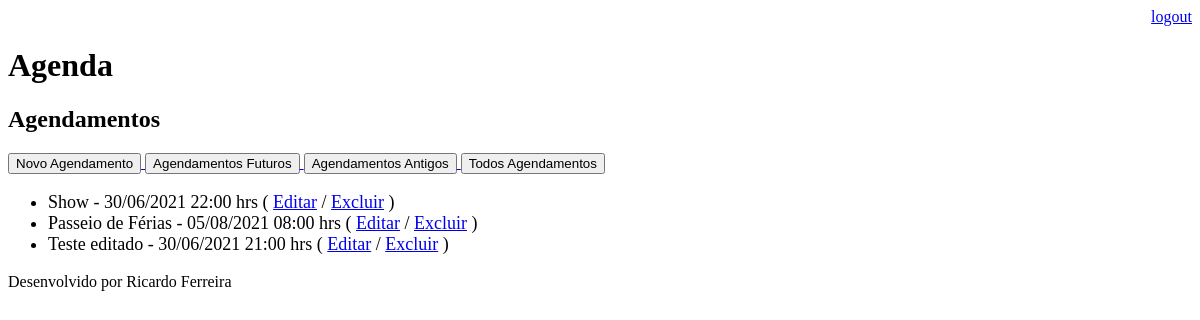
/agenda/ (signed in), run on an earlier commit of the app's database.
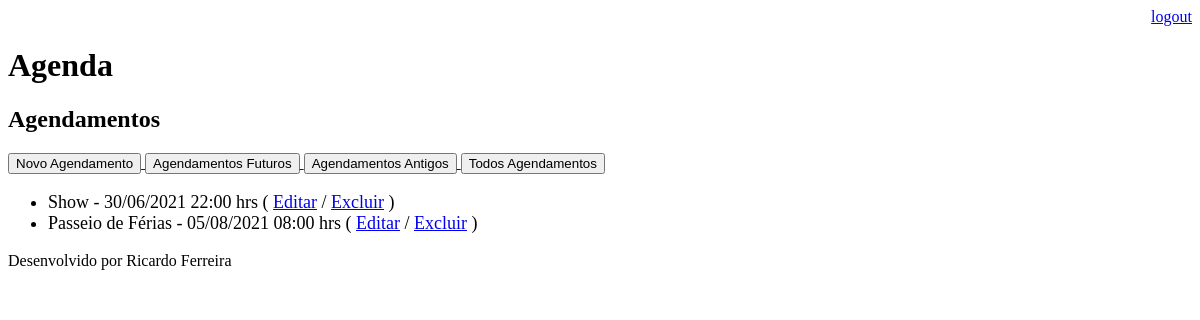
And on a later commit of the database.
### core/models.py (models this page shows, shortened)
class Evento(models.Model):
    titulo = models.CharField(max_length=100)
    descricao = models.TextField(blank=True, null=True)
    data_evento = models.DateTimeField(verbose_name='Data do Evendo')
    data_criacao = models.DateTimeField(auto_now=True)
    local_evento = models.CharField(max_length=100, blank=True, null=True)
    usuario = models.ForeignKey(User, on_delete=models.CASCADE)
    class Meta:
        db_table = 'evento'
    def get_data_evento(self):
        return self.data_evento.strftime('%d/%m/%Y %H:%M hrs')
    def get_evento_atrasado(self):
        if self.data_evento < datetime.now():
            return True
        else:
            return False
    def get_evento_proximo(self):
        data_atual = self.data_evento - timedelta(hours=1)
        if datetime.now() > data_atual:
            return True
        else:
            return False

### core/views.py (the view)
# urls.py: path('agenda/', views.lista_eventos),
@login_required(login_url='/login/')
def lista_eventos(request):
    usuario = request.user
    data_atual = datetime.now() - timedelta(hours=1)
    evento = Evento.objects.filter(usuario=usuario,
                                   data_evento__gt=data_atual)
    dados = {'eventos':evento}
    return render(request, 'agenda.html', dados)

### templates/agenda.html (shortened to what this page needs)
{% extends "model-page.html" %}
{% block content %}
    <h2>Agendamentos</h2>
    <a href="/agenda/evento/">
        <button type="button">Novo Agendamento</button>
    </a>
    <a href="/">
        <button type="button">Agendamentos Futuros</button>
    </a>
    <a href="/agenda/passados/">
        <button type="button">Agendamentos Antigos</button>
    </a>
    <a href="/agenda/todos/">
        <button type="button">Todos Agendamentos</button>
    </a>
    <ul style="font-size: 18px">
        {% for evento in eventos %}
            <li>
                <div style={% if evento.get_evento_atrasado %}
                                "color:red"
                                {% else %}
                                {% endif %} >
                    {{ evento.titulo }} - {{ evento.get_data_evento}}
                    ( <a href="evento/?id={{ evento.id }}">Editar</a>
                    / <a href="evento/delete/{{ evento.id }}/">Excluir</a> )
                </div>
            </li>
        {% endfor %}
    </ul>
{% endblock %}

What changed in the data, as far as the page shows it:
no longer on this page (row edited): Evento: titulo "Teste editado", get_data_evento "30/06/2021 21:00 hrs"
